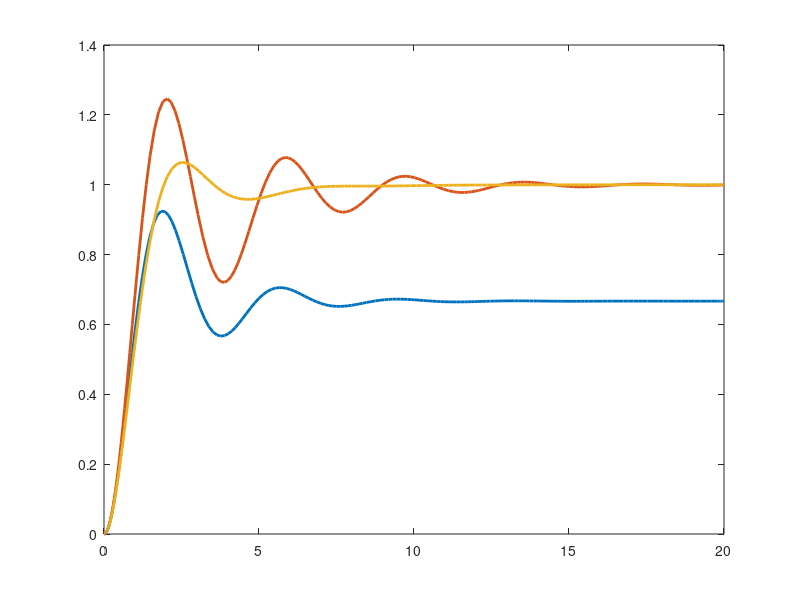

Source code (MATLAB): (Note: this script raises an error after producing the figure.)
%% PID制御の応答比較（P / PI / PID）
% 2次遅れプラント $\ddot y + \dot y + y = u$ を制御し、単位ステップ応答を比較します。
% コントローラ: $u = K_p e + K_i \int e\,dt + K_d \dot e$（$e = r - y$）
%
% このスクリプトでは、下の Kp / Ki / Kd を書き換えて実行すると、
% 同じゲインを使った P・PI・PID の3応答を重ねて表示します。

%% ゲイン設定
% ここの値を変更して実行してください。
Kp = 2.0;   % 比例ゲイン
Ki = 1.0;   % 積分ゲイン
Kd = 1.0;   % 微分ゲイン

%% プラントとコントローラの定義
r     = 1;              % 目標値（ステップ入力）
tspan = [0, 20];
s0    = [0; 0; 0];      % 状態: [y; ydot; ∫e dt]

% プラント: ÿ + ẏ + y = u（微分は測定値微分でキック回避: ė = -ẏ）
odef = @(t, s, kp, ki, kd) [ ...
    s(2); ...
    -s(2) - s(1) + ( kp*(r - s(1)) + ki*s(3) - kd*s(2) ); ...
    r - s(1) ];

%% 3パターンの数値積分
[tP, yP] = ode45(@(t,s) odef(t,s, Kp, 0,  0 ), tspan, s0);   % P
[tI, yI] = ode45(@(t,s) odef(t,s, Kp, Ki, 0 ), tspan, s0);   % PI
[tD, yD] = ode45(@(t,s) odef(t,s, Kp, Ki, Kd), tspan, s0);   % PID

fprintf('Kp=%.1f Ki=%.1f Kd=%.1f | 定常偏差  P=%.3f  PI=%.3f  PID=%.3f\n', ...
    Kp, Ki, Kd, r - yP(end,1), r - yI(end,1), r - yD(end,1));

%% グラフ表示
figure;
plot(tP, yP(:,1), '-', 'LineWidth', 2); hold on;
plot(tI, yI(:,1), '-', 'LineWidth', 2);
plot(tD, yD(:,1), '-', 'LineWidth', 2);
yline(r, 'k--', 'LineWidth', 1);
hold off; grid on; ylim([0, 1.8]);
legend('P', 'PI', 'PID', '目標 r', 'Location', 'southeast');
xlabel('時間  t  [s]', 'FontSize', 12);
ylabel('出力  y', 'FontSize', 12);
title(sprintf('PID応答比較   K_p=%.1f,  K_i=%.1f,  K_d=%.1f', Kp, Ki, Kd), 'FontSize', 12);

%% 理論解説
% * P（比例）  ：速いが定常偏差（オフセット）が残る
% * I（積分）  ：定常偏差をゼロにするが、振動・行き過ぎを招きやすい
% * D（微分）  ：オーバーシュートを抑え安定化する
%
% Ki=0 にすると P 制御となり、最終値が r=1 に届かずオフセットが残ります。
% Ki を上げると偏差は消えますが振動が増え、Kd を足すと収まります。
